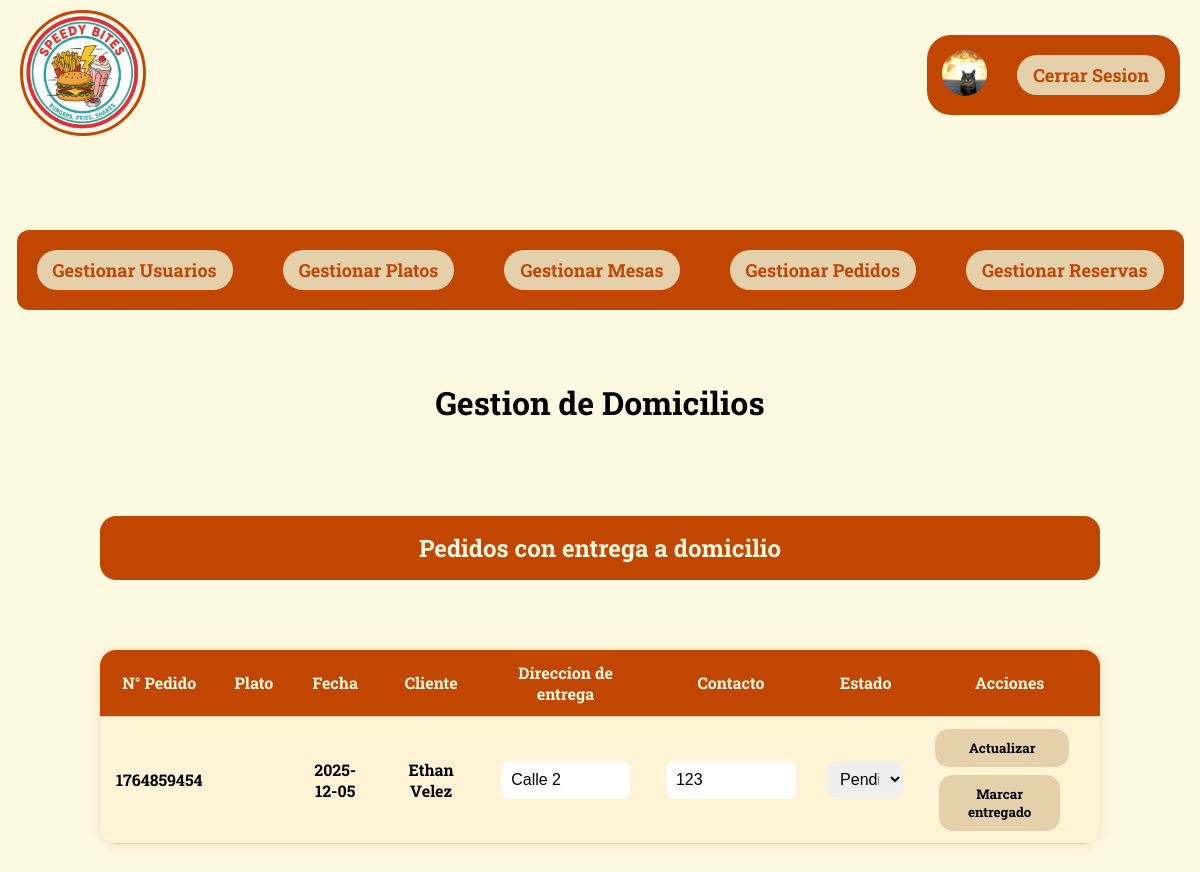
Page /Vista/html/domicilios.php (signed in) on the committed database.
### tables this page shows
CREATE TABLE `domicilios` (
  `ID_Domicilio` int(11) NOT NULL,
  `ID_Pedido` int(11) NOT NULL,
  `DireccionEntrega` varchar(255) NOT NULL,
  `ContactoEntrega` varchar(255) NOT NULL,
  `EstadoEntrega` varchar(50) NOT NULL DEFAULT 'Pendiente',
  `FechaCreacion` timestamp NOT NULL DEFAULT current_timestamp()
);

CREATE TABLE `pedidos` (
  `ID_P` int(5) NOT NULL,
  `NumeroPedido` int(11) DEFAULT NULL,
  `FechaPedido` date DEFAULT NULL,
  `CantidadPlatos` int(11) NOT NULL,
  `Estado` varchar(80) NOT NULL,
  `ID_Plato` int(11) DEFAULT NULL,
  `ID_User` int(11) DEFAULT NULL,
  `ID_Mesa` int(11) DEFAULT NULL
);

CREATE TABLE `usuarios` (
  `ID_User` int(5) NOT NULL,
  `Nombre` varchar(100) DEFAULT NULL,
  `Apellido` varchar(100) DEFAULT NULL,
  `Email` varchar(100) DEFAULT NULL,
  `Passwrd` varchar(255) DEFAULT NULL,
  `Rolusu` varchar(100) DEFAULT NULL,
  `Telefono` varchar(15) DEFAULT NULL,
  `ImagenPerfil` blob DEFAULT NULL
);

### Configuracion/conexion.php (called while the page is built, shortened)
<?php
class DB{
    private static $host = "localhost";
    private static $dbname = "resad";
    private static $username = "Adless";
    private static $password = "115";
    private static $charset = "utf8mb4";
    private static $pdo = null;
    public static function connect(){
        if(self::$pdo === null){
            try{
                $dn = "mysql:host=". self::$host.";dbname=". self::$dbname.";charset=".self::$charset;
                self::$pdo = new PDO($dn,self::$username,self::$password);
                self::$pdo->setAttribute(PDO::ATTR_ERRMODE, PDO::ERRMODE_EXCEPTION);
            }
            catch(PDOException $e){
                die("Error de conexion".$e -> getMessage());
            }
        }
        return self::$pdo;
    }
}
?>

### Modelo/ModeloDomicilios.php (called while the page is built, shortened)
<?php
require_once ROOT_PATH . 'Configuracion/conexion.php';
class Domicilios {
    public $db;
    public function __construct() {
        $this->db = DB::connect();
    }
    public function obtenerDomicilios() {
        $sql = "SELECT
                    d.*,
                    p.NumeroPedido,
                    p.FechaPedido,
                    u.Nombre,
                    u.Apellido
                FROM domicilios d
                LEFT JOIN pedidos p ON d.ID_Pedido = p.ID_P
                LEFT JOIN usuarios u ON p.ID_User = u.ID_User
                ORDER BY d.ID_Domicilio DESC";
        $stmt = $this->db->query($sql);
        return $stmt->fetchAll(PDO::FETCH_ASSOC);
    }
}

### Vista/html/domicilios.php (the view, shortened to what this page needs)
<?php
require_once '../../Modelo/ModeloDomicilios.php';
$usuario = $_SESSION['usuario_logueado'];
$esAdmin = ($usuario['Rolusu'] ?? '') === 'Administrador';
$modelDomicilios = new Domicilios();
$modelPlatos = new Plato();
$domicilios = [];
$platos = $modelPlatos->obtenerPlato() ?? [];
if ($esAdmin) {
    $domicilios = $modelDomicilios->obtenerDomicilios() ?? [];
}
?>
<!DOCTYPE html>
<html lang="es">
<head>
    <link href="../css/perfil.css" rel="stylesheet">
</head>
<body>
    <?php if ($esAdmin): ?>
        <nav>
            <ul>
                <li>
                    <a href="../../index.php">
                        <img src="../img/Logo.png" id="logo" alt="Logo">
                    </a>
                </li>
                <div id="navbotones">
                    <li>
                        <a href="./perfil.php">
                            <img id="fpp" src="../img/uP/<?= htmlspecialchars($usuario['ImagenPerfil'] ?? 'default.png') ?>" alt="Foto de perfil">
                        </a>
                    </li>
                    <li><a class="botonesnav" href="../../Controlador/usuarioController.php?action=cerrarSesion">Cerrar Sesion</a></li>
                </div>
            </ul>
        </nav>
    <?php endif; ?>
    <div class="Contenedor">
        <?php if ($esAdmin): ?>
            <div id="opciones">
            <a class="botonesnav" href="./perfil.php">Gestionar Usuarios</a>
            <a class="botonesnav" href="./rplato.php">Gestionar Platos</a>
            <a class="botonesnav" href="./mesas.php">Gestionar Mesas</a>
            <a class="botonesnav" href="./pedidos.php">Gestionar Pedidos</a>
            <a class="botonesnav" href="./reservas.php">Gestionar Reservas</a>
        </div>
            <div class="GesAdmin">
                <h1>Gestion de Domicilios</h1>
                <h2 class="Crear">Pedidos con entrega a domicilio</h2>
                <table>
                    <tr>
                        <th>N° Pedido</th>
                        <th>Plato</th>
                        <th>Fecha</th>
                        <th>Cliente</th>
                        <th>Direccion de entrega</th>
                        <th>Contacto</th>
                        <th>Estado</th>
                        <th>Acciones</th>
                    </tr>
                    <?php foreach ($domicilios as $d): ?>
                    <tr>
                        <td><?= htmlspecialchars($d['NumeroPedido'] ?? $d['ID_Pedido'] ?? 'N/A') ?></td>
                        <td><?= htmlspecialchars($platos['NombrePlato'] ?? '') ?></td>
                        <td><?= htmlspecialchars($d['FechaPedido'] ?? '') ?></td>
                        <td><?= htmlspecialchars(trim(($d['Nombre'] ?? '') . ' ' . ($d['Apellido'] ?? ''))) ?></td>
                        <td>
                            <form method="POST" action="../../Controlador/domicilioController.php?action=actualizar">
                                <input type="text" name="DireccionEntrega" value="<?= htmlspecialchars($d['DireccionEntrega'] ?? '') ?>" required>
                        </td>
                        <td>
                                <input type="text" name="ContactoEntrega" value="<?= htmlspecialchars($d['ContactoEntrega'] ?? '') ?>" required>
                        </td>
                        <td>
                                <select name="EstadoEntrega">
                                    <?php
                                        $estados = ['Pendiente', 'En camino', 'Entregado'];
                                        foreach ($estados as $estado):
                                    ?>
                                        <option value="<?= $estado ?>" <?= (($d['EstadoEntrega'] ?? 'Pendiente') === $estado) ? 'selected' : '' ?>>
                                            <?= $estado ?>
                                        </option>
                                    <?php endforeach; ?>
                                </select>
                        </td>
                        <td style="display: flex; gap: 8px; flex-wrap: wrap;">
                                <button id="btn" type="submit">Actualizar</button>
                            <form method="POST" action="../../Controlador/domicilioController.php?action=entregado">
                                <button id="btn" type="submit">Marcar entregado</button>
                            </form>
                        </td>
                    </tr>
                    <?php endforeach; ?>
                </table>
            </div>
        <?php endif; ?>
    </div>
</body>
</html>

### Vista/css/perfil.css (style rules this page uses)
* { text-decoration: none; text-decoration-line: none; }
body { font-family: "Roboto Slab", serif; font-optical-sizing: auto; font-weight: bold; font-style: normal; background-color: #FEF9E1; margin: 0; padding: 0; width: 100%; }
nav { width: 100%; }
ul { list-style-type: none; display: flex; justify-content: space-between; align-items: center; padding: 10px 20px; margin: 0; }
#logo { width: 120px; border: #C14600 3px solid; border-radius: 100%; }
#navbotones { background-color: #C14600; display: flex; justify-content: center; align-items: center; gap: 30px; padding: 15px; border-radius: 24px; }
.botonesnav { display: block; color: #C14600; padding: 8px 16px; text-decoration: none; font-size: 18px; background-color: #E5D0AC; border-radius: 26px; transition: 0.2s ease-out; white-space: nowrap; }
.Contenedor { display: flex; margin-top: 30px; margin-bottom: 50px; flex-direction: column; align-items: center; text-align: center; justify-content: center; padding: 20px; }
#fpp { width: 45px; border-radius: 100%; }
.GesAdmin { margin-top: 50px; display: flex; align-items: center; justify-content: space-between; flex-direction: column; gap: 50px; }
#opciones { display: flex; flex-direction: row; gap: 50px; margin-top: 30px; padding: 20px; border-radius: 12px; background-color: #C14600; }
.Crear, .Editar, .Reserva { background-color: #C14600; display: flex; flex-direction: row; width: 100%; border-radius: 16px; padding: 16px; color: #FEF9E1; align-items: center; justify-content: center; box-sizing: border-box; gap: 15px; }
input { width: 100%; padding: 10px; border: none; border-radius: 8px; box-sizing: border-box; font-size: 16px; }
#btn { padding: 10px; display: block; width: 90%; max-width: 200px; background-color: #E5D0AC; border-radius: 14px; border: none; font-family: "Roboto Slab", serif; font-optical-sizing: auto; font-weight: bold; font-style: normal; cursor: pointer; transition: 0.2s ease-out; text-align: center; }
select { width: 100%; padding: 8px; border: none; border-radius: 8px; box-sizing: border-box; font-size: 16px; }
table { width: 100%; max-width: 1000px; border-collapse: collapse; margin: 0 auto; font-family: "Roboto Slab", serif; background-color: #FEF9E1; box-shadow: 0 0 10px rgba(193, 70, 0, 0.2); border-radius: 16px; overflow: hidden; }
table th, table td { padding: 12px 16px; text-align: center; border-bottom: 1px solid #E5D0AC; }
table th { background-color: #C14600; color: #FEF9E1; font-weight: bold; font-size: 1em; }
table tr:nth-child(even) { background-color: #FFF3D6; }
table td form { display: inline-block; margin: 0 4px; }
table td button { padding: 6px 12px; background-color: #E5D0AC; border: none; border-radius: 10px; font-family: "Roboto Slab", serif; font-weight: bold; cursor: pointer; transition: background-color 0.2s ease-out; }

### rows in the picture
domicilios: ID_Pedido.NumeroPedido "1764859454", ID_Pedido.FechaPedido "2025-12-05", usuarios.Nombre+Apellido "Ethan Velez", DireccionEntrega "Calle 2", ContactoEntrega "123", EstadoEntrega "Pendiente"
